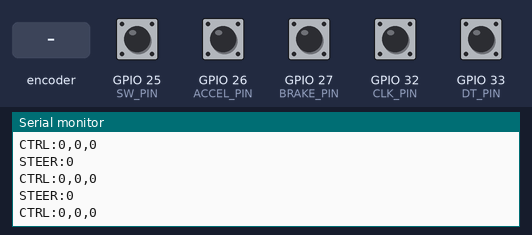
A program run on a simulated ESP32. Parts: the last lines printed to the serial monitor. Inputs (shaded band) come from the test bench; at power-on: GPIO 25 (SW_PIN), GPIO 26 (ACCEL_PIN), GPIO 27 (BRAKE_PIN), GPIO 32 (CLK_PIN), GPIO 33 (DT_PIN) HIGH. Storage starts empty.

Above: at 1.2 s.
1.3 s: rotary encoder on GPIO 32 (CLK_PIN) / GPIO 33 (DT_PIN) turned 1 step (first pin leading)
At 1.48 s:
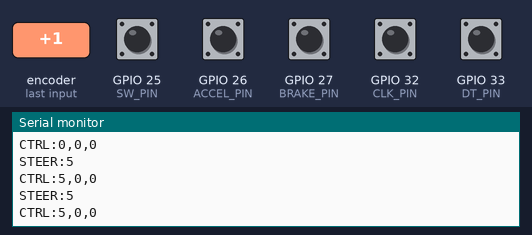
3.0 s: GPIO 26 (ACCEL_PIN) pulled LOW for 0.15 s
At 3.14 s:
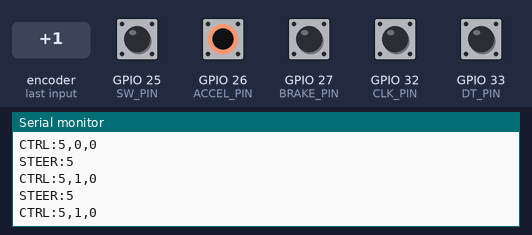
4.6 s: GPIO 27 (BRAKE_PIN) pulled LOW for 0.15 s
At 4.74 s:
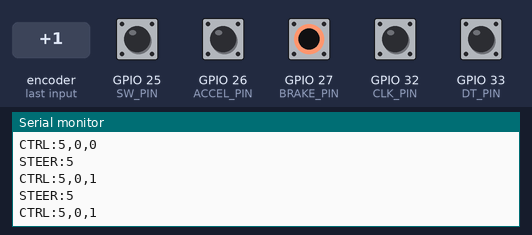
6.2 s: rotary encoder on GPIO 32 (CLK_PIN) / GPIO 33 (DT_PIN) turned 1 step (first pin leading)
At 6.38 s:
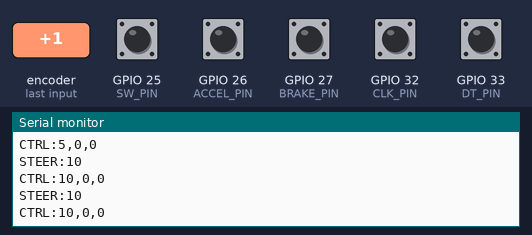
7.9 s: GPIO 26 (ACCEL_PIN) pulled LOW for 1 s
At 8.04 s:
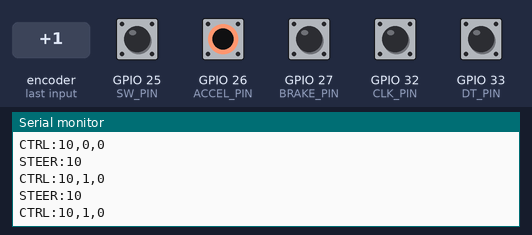
10.4 s: GPIO 27 (BRAKE_PIN) pulled LOW for 1 s
At 10.44 s:
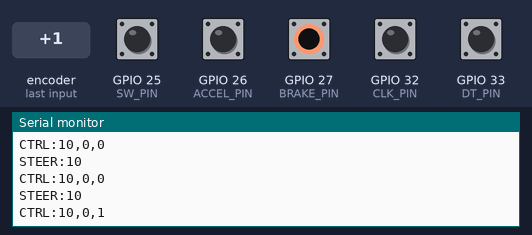
Timing chart, 0 to 13.4 s (numbered marks = the images above; inputs shaded):
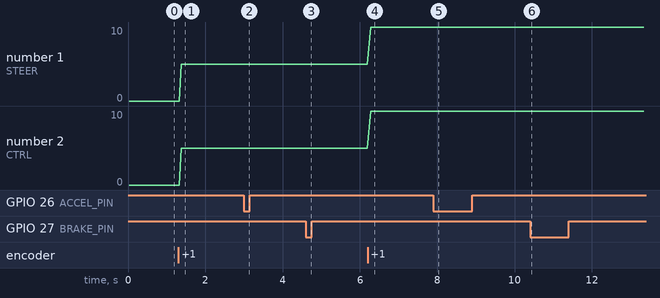

Measured:
- after the input at 1.3 s, the serial monitor: prints a new line after 0.08 s (image 1)
- after the input at 3.0 s, the serial monitor: prints a new line at once (image 2)
- after the input at 4.6 s, the serial monitor: prints a new line at once (image 3)
- after the input at 6.2 s, the serial monitor: prints a new line after 0.08 s (image 4)
- after the input at 7.9 s, the serial monitor: prints a new line at once (image 5)
- after the input at 10.4 s, the serial monitor: prints a new line at once (image 6)
- plotted number 1: 0 → 5 after the input at 1.3 s, 5 → 10 after the input at 6.2 s
- plotted number 2: 0 → 5 after the input at 1.3 s, 5 → 10 after the input at 6.2 s

The program:

main.cpp
```cpp
/*
  ROBO Army Drive - ESP32 Wi-Fi/standalone phone server.
  Board: classic ESP32 Dev Module (ESP32-WROOM; 4MB flash).
  Phone Wi-Fi: SSID ROBO-Drive-ESP32, password drive2026.
  Open http://192.168.4.1 on the phone while joined to the ESP32 Wi-Fi.
  Arduino libraries: ESP32 board package only (WiFi, WebServer, LittleFS).

  Encoder: CLK GPIO32, DT GPIO33, SW GPIO25, VCC 3.3V, GND GND.
  Accelerator: GPIO26 -> momentary button -> GND.
  Brake: GPIO27 -> momentary button -> GND.
  Do not connect 5V to encoder / GPIO input pins.
*/
#include <Arduino.h>
#include <WiFi.h>
#include <WebServer.h>
#include <LittleFS.h>

constexpr uint8_t CLK_PIN = 32, DT_PIN = 33, SW_PIN = 25;
constexpr uint8_t ACCEL_PIN = 26, BRAKE_PIN = 27;
constexpr int STEERING_STEP = 5;
constexpr int TRANSITIONS_PER_CLICK = 4;
constexpr bool REVERSE_ENCODER = false;
constexpr uint32_t DEBOUNCE_MS = 35;

const char *AP_SSID = "ROBO-Drive-ESP32";
const char *AP_PASS = "12345678";  // 8+ chars required by WPA2
WebServer server(80);

const int8_t TRANSITIONS[16] = {
  0,-1,1,0, 1,0,0,-1, -1,0,0,1, 0,1,-1,0
};
int steering = 0, partial = 0, lastSent = 999;
int lastAccel = -1, lastBrake = -1;
uint8_t previousAB = 0;
bool lastRawSwitch = HIGH, stableSwitch = HIGH;
uint32_t switchChangedAt = 0, lastTransmit = 0;

struct PedalButton {
  uint8_t pin;
  bool raw = HIGH, stable = HIGH;
  uint32_t changedAt = 0;
  explicit PedalButton(uint8_t gpio) : pin(gpio) {}
  void begin() { pinMode(pin, INPUT_PULLUP); raw = stable = digitalRead(pin); changedAt = millis(); }
  void update(uint32_t now) {
    const bool reading = digitalRead(pin);
    if (reading != raw) { raw = reading; changedAt = now; }
    if (now - changedAt >= DEBOUNCE_MS) stable = raw;
  }
  bool pressed() const { return stable == LOW; }
};
PedalButton accelerator(ACCEL_PIN), brake(BRAKE_PIN);

uint8_t readAB() {
  return (digitalRead(CLK_PIN) << 1) | digitalRead(DT_PIN);
}

void readControls(uint32_t now) {
  accelerator.update(now);
  brake.update(now);
  const uint8_t ab = readAB();
  if (ab != previousAB) {
    if ((ab ^ previousAB) == 3) partial = 0;
    else partial += TRANSITIONS[(previousAB << 2) | ab];
    previousAB = ab;
    if (partial >= TRANSITIONS_PER_CLICK || partial <= -TRANSITIONS_PER_CLICK) {
      int direction = partial > 0 ? 1 : -1;
      if (REVERSE_ENCODER) direction = -direction;
      steering = constrain(steering + direction * STEERING_STEP, -100, 100);
      partial = 0;
    }
  }
  const bool rawSwitch = digitalRead(SW_PIN);
  if (rawSwitch != lastRawSwitch) {
    lastRawSwitch = rawSwitch;
    switchChangedAt = now;
  }
  if (rawSwitch != stableSwitch && now - switchChangedAt >= DEBOUNCE_MS) {
    stableSwitch = rawSwitch;
    if (stableSwitch == LOW) { steering = 0; partial = 0; }
  }
}

void sendSerialSnapshot(uint32_t now) {
  const int accel = accelerator.pressed() ? 1 : 0;
  const int braking = brake.pressed() ? 1 : 0;
  const bool changed = steering != lastSent || accel != lastAccel || braking != lastBrake;
  if ((changed && now - lastTransmit >= 20) || now - lastTransmit >= 100) {
    // Keep 115200 baud serial snapshots for desktop debugging.
    Serial.print("STEER:"); Serial.println(steering);
    Serial.print("CTRL:"); Serial.print(steering);
    Serial.print(","); Serial.print(accel);
    Serial.print(","); Serial.println(braking);
    lastSent = steering;
    lastAccel = accel;
    lastBrake = braking;
    lastTransmit = now;
  }
}

void serveControls() {
  // Update once more immediately before reporting button state.
  readControls(millis());
  char data[88];
  snprintf(data, sizeof(data),
           "{\"steer\":%d,\"accel\":%d,\"brake\":%d,\"ms\":%lu}",
           steering, accelerator.pressed() ? 1 : 0,
           brake.pressed() ? 1 : 0, static_cast<unsigned long>(millis()));
  server.sendHeader("Cache-Control", "no-store, no-cache, must-revalidate");
  server.sendHeader("Access-Control-Allow-Origin", "*");
  server.send(200, "application/json", data);
}

const char *mimeType(const String &path) {
  if (path.endsWith(".html")) return "text/html; charset=utf-8";
  if (path.endsWith(".css")) return "text/css; charset=utf-8";
  if (path.endsWith(".js")) return "application/javascript; charset=utf-8";
  if (path.endsWith(".jpg") || path.endsWith(".jpeg")) return "image/jpeg";
  if (path.endsWith(".png")) return "image/png";
  if (path.endsWith(".svg")) return "image/svg+xml";
  if (path.endsWith(".ino")) return "text/plain; charset=utf-8";
  return "application/octet-stream";
}

void serveStatic() {
  String path = server.uri();
  if (path == "/") path = "/index.html";
  // Static URLs must not access parent paths.
  if (path.indexOf("..") >= 0 || !LittleFS.exists(path)) {
    server.send(404, "text/plain", "Not found. Upload the LittleFS filesystem using PlatformIO: Upload Filesystem Image.");
    return;
  }
  File file = LittleFS.open(path, "r");
  if (!file) { server.send(500, "text/plain", "Cannot read file"); return; }
  server.sendHeader("Cache-Control", "no-cache");
  server.streamFile(file, mimeType(path));
  file.close();
}

void setup() {
  Serial.begin(115200);
  pinMode(CLK_PIN, INPUT_PULLUP);
  pinMode(DT_PIN, INPUT_PULLUP);
  pinMode(SW_PIN, INPUT_PULLUP);
  accelerator.begin();
  brake.begin();
  previousAB = readAB();
  lastRawSwitch = stableSwitch = digitalRead(SW_PIN);

  if (!LittleFS.begin(false)) {
    Serial.println("ERROR: LittleFS unavailable. Run PlatformIO > Upload Filesystem Image.");
  } else {
    Serial.println("LittleFS mounted: standalone phone game files ready.");
  }
  WiFi.mode(WIFI_AP);
  WiFi.setSleep(false);
  WiFi.softAPConfig(IPAddress(192,168,4,1), IPAddress(192,168,4,1), IPAddress(255,255,255,0));
  if (!WiFi.softAP(AP_SSID, AP_PASS)) Serial.println("ERROR: Cannot start ESP32 access point");
  server.on("/api/controls", HTTP_GET, serveControls);
  server.on("/api/health", HTTP_GET, []() { server.send(200, "text/plain", "ROBO DRIVE READY"); });
  server.onNotFound(serveStatic);
  server.begin();
  Serial.println("ESP32 PHONE MODE READY");
  Serial.print("Join Wi-Fi: "); Serial.println(AP_SSID);
  Serial.print("Password: "); Serial.println(AP_PASS);
  Serial.print("Open on phone: http://"); Serial.println(WiFi.softAPIP());
}

void loop() {
  const uint32_t now = millis();
  readControls(now);
  sendSerialSnapshot(now);
  server.handleClient();
}
```
